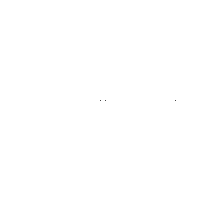
Frame 1 (no input)
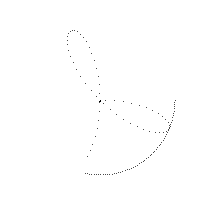
Frame 60 (the mouse pressed at the canvas centre just before this capture)
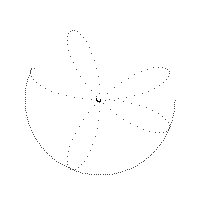
Frame 120 (the mouse held since frame 60 and released just before this capture)

The Processing sketch that drew these frames (run headless with seeded random() and noise(); from frame 60 on, the mouse is pressed at the canvas centre):

// Processing sketch: processing_30023
// ── processing_30023.pde

//QUESTION 4

float angle=0;
float step=0.01;

void setup(){
  size(200,200);
  smooth();
  background(255,255,255);
}

void draw(){
  
  circle();
  spiral();
  atom();
}
  void circle(){
    float r = 75;
    float x = cos(angle) * r + width/2;
    float y = sin(angle) * r + height/2;
    point(x,y);
    angle += step;
}  
  
  void spiral(){
    float r = angle;
    float x = cos(angle) * r + width/2;
    float y = sin(angle) * r + height/2;
    point(x,y);
    angle += step;
}

  void atom(){
    float r = 75 * sin(angle*4);
    float x = cos(angle) * r + width/2;
    float y = sin(angle) * r + height/2;
    point(x,y);
    angle += step;
}
